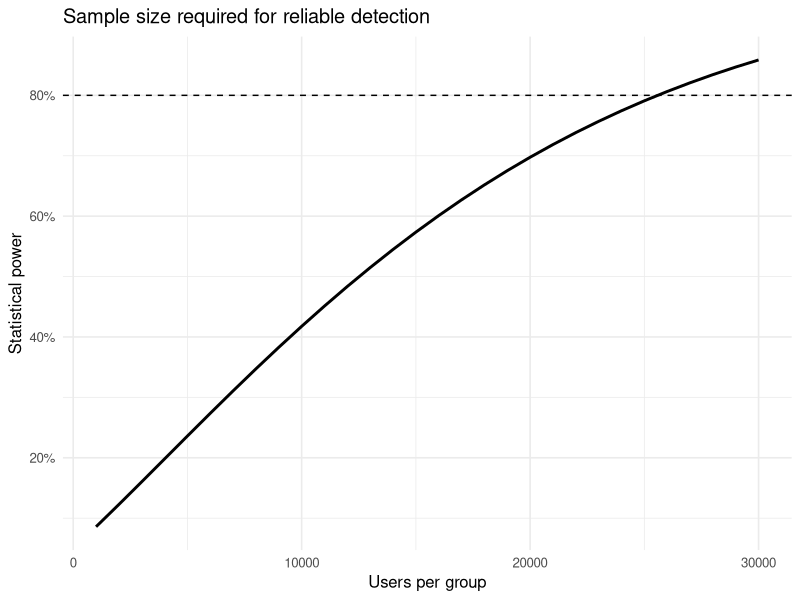

Write R code to recreate this figure.
## ---- chunk 1
#| label: experiment-power
#| fig-cap: "Power across candidate sample sizes"

library(tidyverse)
library(pwr)

baseline <- 0.20
relative_mde <- 0.05
treatment <- baseline * (1 + relative_mde)

h <- ES.h(treatment, baseline)

result <- tibble(
  n_per_group = seq(1000, 30000, by = 1000),
  power = map_dbl(
    n_per_group,
    ~ pwr.2p.test(
        h = h,
        n = .x,
        sig.level = 0.05,
        alternative = "two.sided"
      )$power
  )
)

ggplot(result, aes(n_per_group, power)) +
  geom_line(linewidth = 1) +
  geom_hline(yintercept = 0.80, linetype = "dashed") +
  scale_y_continuous(labels = scales::percent) +
  labs(
    title = "Sample size required for reliable detection",
    x = "Users per group",
    y = "Statistical power"
  ) +
  theme_minimal(base_size = 12)
